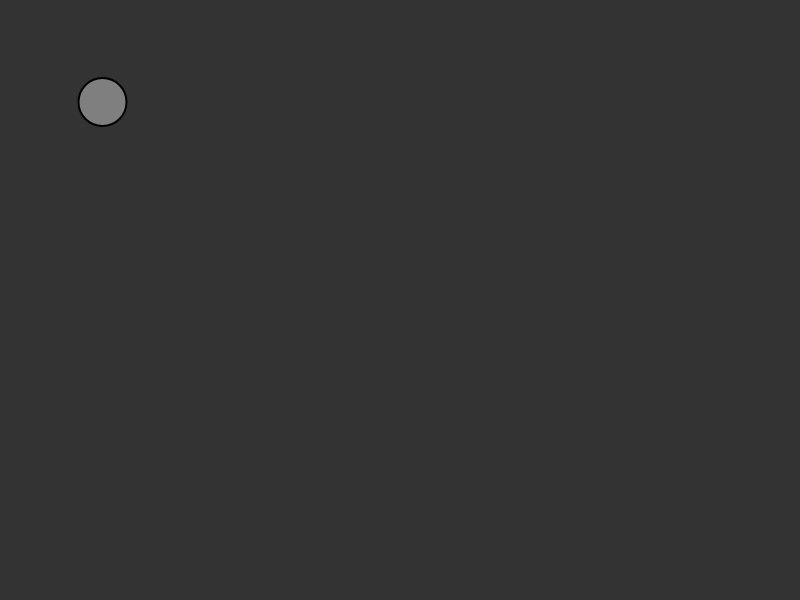
Frame 1 (no input)
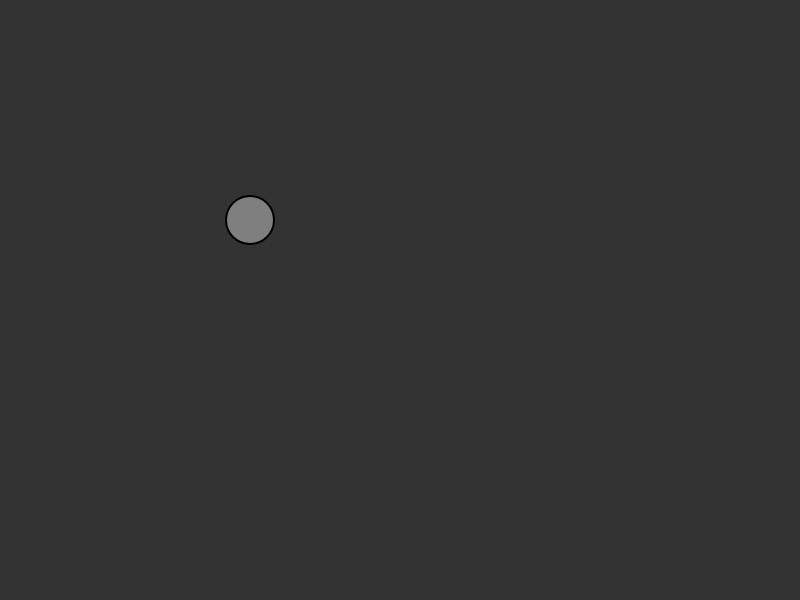
Frame 60 (no input)
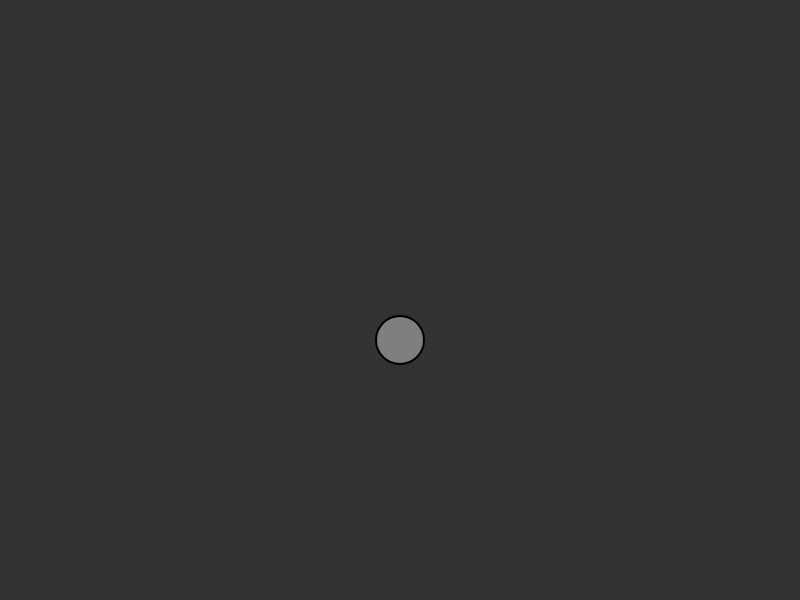
Frame 120 (the mouse pressed at the canvas centre since frame 60)

The p5.js sketch that drew these frames (run headless with seeded random() and noise() and a simulated clock; from frame 60 on, the mouse is pressed at the canvas centre):

// p5.js sketch
// ── sketch.js

let x = 100;
let y = 100;

let xspeed = 2.5;
let yspeed = 2;
let radius = 48;

function setup(){
    var width = 800;
    var height = 600;
    createCanvas(width,height);
}

function draw(){
    background(51);
    
    // new location = velocity applied to current location
    x += xspeed;
    y += yspeed;

    if((x+radius/2 > width) || (x-radius/2 < 0)){ //radius is for end of ball to touch the edge and canvas and bounce back
        xspeed *= -1;
    }

    if((y+radius/2 > height) || (y-radius/2 < 0)){
        yspeed *= -1;
    }

    stroke(0);
    strokeWeight(2);
    fill(127);

    ellipse(x,y,radius,radius);
}
